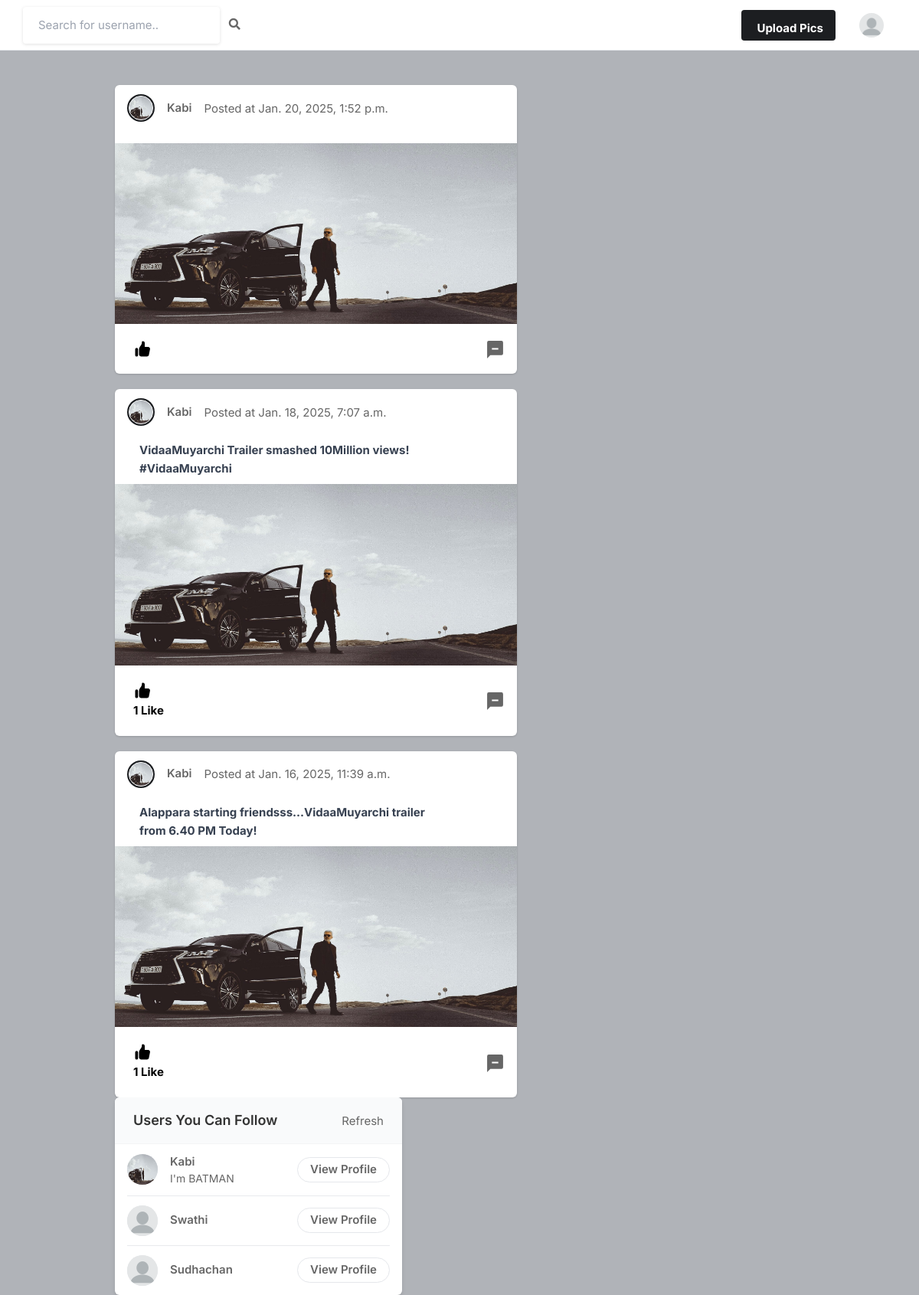
/ (signed in), run on the app's committed database.
### core/models.py (models this page shows, shortened)
class Profile(models.Model):
    user = models.OneToOneField(User, on_delete=models.CASCADE)
    userid = models.IntegerField()
    bio = models.CharField(blank=True, max_length=100)
    pfp_image = models.ImageField(upload_to="profile_images", default="blank-profile-picture.png")
    location = models.CharField(max_length=100, blank=True)

class Post(models.Model):
    post_id = models.AutoField(primary_key=True)
    user = models.ForeignKey(User, on_delete=models.CASCADE)
    image = models.ImageField(upload_to="post_images")
    caption = models.CharField(max_length=500, blank=True, null=True)
    created_at = models.DateTimeField(auto_now_add=True)
    no_of_likes = models.IntegerField(default=0)
    class Meta:
        ordering = ["-created_at"]

### core/views.py (the view)
# urls.py: path('', views.home, name="home"),
@login_required
def home(request):
    liked_posts = LikePost.objects.filter(username=request.user.username).values_list('post_id', flat=True)
    posts = Post.objects.exclude(post_id__in=liked_posts)
    user_following = Follow.objects.filter(follower=request.user.username).values_list('author', flat=True)
    all_users = User.objects.exclude(username=request.user.username)
    suggestion_list = all_users.exclude(username__in=user_following)
    context = {
        'suggestion_list' : suggestion_list,
        'posts' : posts,
    }
    return render(request, 'home.html', context)

### templates/home.html (shortened to what this page needs)
{% load static %}
<!DOCTYPE html>
<html lang="en">
    <head>
        <link rel="stylesheet" href="{% static 'assets/css/icons.css' %}">
        <link rel="stylesheet" href="{% static 'assets/css/uikit.css' %}">
        <link rel="stylesheet" href="{% static 'assets/css/style.css' %}">
        <link rel="stylesheet" href="{% static 'assets/css/tailwind.css' %}">
        <link href="https://cdnjs.cloudflare.com/ajax/libs/font-awesome/5.15.4/css/all.min.css" rel="stylesheet">
    </head>
    <body>
        <header>
            <div class="header_inner">
                <form action={% url "search" %} method="GET">
                    <div class="left-side">
                            <input type="text" name="username" placeholder="Search for username..">&nbsp; &nbsp;
                            <button type="submit"><i class="fas fa-search"></i></button>
                    </div>
                </form>
                <div class="right-side lg:pr-4">
                    <a href="#"
                        class="bg-pink-500 flex font-bold hidden hover:bg-pink-600 hover:text-white inline-block items-center lg:block max-h-10 mr-4 px-4 py-2 rounded shado text-white">
                             Upload Pics
                    </a>
                    <a href="#">
                        <img src={{user.profile.pfp_image.url}} class="header-avatar" alt="">
                    </a>
                </div>
            </div>
        </header>
        <div class="container m-auto">
                <div class="space-y-5 flex-shrink-0 lg:w-7/12">
                {% for post in posts %}
                    <div class="bg-white shadow rounded-md  -mx-2 lg:mx-0">
                        <div class="flex justify-between items-center px-4 py-3">
                            <div class="flex flex-1 items-center space-x-4">
                                <a href="#">
                                    <div class="bg-gradient-to-tr from-yellow-600 to-pink-600 p-0.5 rounded-full">
                                        <img src={{ post.user.profile.pfp_image.url }} class="bg-gray-200 border border-white rounded-full w-8 h-8">
                                    </div>
                                </a>
                                <span class="block capitalize font-semibold "><a href={% url "profile" post.user.username %}> {{post.user.username}}</a></span>
                                <p>Posted at {{ post.created_at }} </p>
                            </div>
                            <div>
                            <a href="#"> <i class="icon-feather-more-horizontal text-2xl hover:bg-gray-200 rounded-full p-2 transition -mr-1 "></i> </a>
                            </div>
                        </div>
                        <div uk-lightbox>
                            {% if post.image %}
                            <div class="text-gray-700 py-2 px-3  h-full relative lg:ml-5 ml-2 lg:mr-20">
                                <p class="leading-6"><b>{{ post.caption }}</b></p>
                            </div>
                            <img src={{ post.image.url }} alt="">
                            {% else %}
                            <div class="text-gray-700 py-2 px-3  h-full relative lg:ml-5 ml-2 lg:mr-20">
                                <p class="leading-6"><b>{{ post.caption }}</b></p>
                            </div>
                            {% endif %}
                        </div>
                        <div class="py-3 px-4 space-y-3">
                            <div class="flex space-x-4 lg:font-bold">
                                <a href={% url "like-post" post.post_id %} class="flex items-center space-x-2">
                                    <div class="p-2 rounded-full text-black">
                                        {% if post.no_of_likes == 0 %}
                                        {% elif post.no_of_likes == 1 %}
                                            <p>{{post.no_of_likes}} Like</p>
                                        {% else %}
                                            <p>{{post.no_of_likes}} Likes</p>
                                        {% endif %}
                                    </div>
                                </a>
                                <a href="{% url 'post_detail' post.post_id %}" class="flex items-center space-x-2 flex-1 justify-end">
                                    <svg xmlns="http://www.w3.org/2000/svg" aria-hidden="true" role="img" width="25" height="25" preserveAspectRatio="xMidYMid meet" viewBox="0 0 24 24">
                                        <path fill="currentColor" d="M20 2H4a2 2 0 0 0-2 2v20l4-4h14a2 2 0 0 0 2-2V4a2 2 0 0 0-2-2zM8 11h8v2H8v-2zm6-4H8v2h6V7z"/>
                                    </svg>
                                </a>
                            </div>
                        </div>
                    </div>
                {% endfor %}
                </div>
                <div class="lg:w-5/12">
                    <div class="bg-white  shadow-md rounded-md overflow-hidden">
                        <div class="bg-gray-50  border-b border-gray-100 flex items-baseline justify-between py-4 px-6 ">
                            <h2 class="font-semibold text-lg">Users You Can Follow</h2>
                            <a href=""> Refresh</a>
                        </div>
                        <div class="divide-gray-300 divide-gray-50 divide-opacity-50 divide-y px-4 ">
                        {% for suggested_user in suggestion_list %}
                            <div class="flex items-center justify-between py-3">
                                <div class="flex flex-1 items-center space-x-4">
                                    <a href={% url "profile" suggested_user.username %}>
                                        <img src={{ suggested_user.profile.pfp_image.url }} class="bg-gray-200 rounded-full w-10 h-10">
                                    <div class="flex flex-col">
                                        <span class="block capitalize font-semibold"> {{ suggested_user.username }} </span>
                                        <span class="block capitalize text-sm"> {{suggested_user.profile.bio|truncatewords:4}} </span>
                                    </div>
                                </div>
                                <a href={% url "profile" suggested_user.username %} class="border border-gray-200 font-semibold px-4 py-1 rounded-full hover:bg-pink-600 hover:text-white hover:border-pink-600 "> View Profile </a>
                            </div>
                        {% endfor %}
                        </div>
                    </div>
                </div>
            </div>
    </body>
</html>

### static/assets/css/style.css (style rules this page uses)
body { background-color: #B0B3B8!important; }
button { vertical-align: middle; }
input { height: 48px; line-height: 48px; padding: 0 20px; outline: none; font-size: 15px; color: #808080; max-width: 100%; width: 100%; -webkit-box-sizing: border-box; box-sizing: border-box; display: block; font-weight: 400; opacity: 1; border-radius: 4px; border: none; -webkit-box-shadow: 0 1px 4px 0px rgba(0, 0, 0, 0.12); box-shadow: 0 1px 4px 0px rgba(0, 0, 0, 0.12); }
input[type="text"], input[type="password"], input[type="email"], input[type="number"] { height: 48px; line-height: 48px; padding: 0 20px; outline: none; font-size: 15px; color: #808080; max-width: 100%; width: 100%; -webkit-box-sizing: border-box; box-sizing: border-box; display: block; font-weight: 400; opacity: 1; border-radius: 4px; border: none; -webkit-box-shadow: 0 1px 4px 0px rgba(0, 0, 0, 0.12); box-shadow: 0 1px 4px 0px rgba(0, 0, 0, 0.12); }
input { -webkit-transition: all 0.1s ease-in-out; transition: all 0.1s ease-in-out; }
::placeholder { color: #808080; opacity: 1; }
button { border: none; margin: 0; padding: 0; width: auto; overflow: visible; background: transparent; color: inherit; font: inherit; line-height: normal; cursor: pointer; }
a { color: #be185d; -webkit-transition: 0.3s; transition: 0.3s; outline: none !important; }
button { outline: none !important; }
img { max-width: 100%; }
body { color: #666; font-size: 15px; line-height: 27px; background-color: #f0f2f5; font-family: "Inter", sans-serif; text-transform: none; }
body p { font-size: 15px; line-height: 27px; }
h1, h2, h3, h4, h5, h6 { font-family: "Inter", sans-serif; text-transform: none; }
input[type="text"], input[type="password"], input[type="email"] { font-family: "Inter", sans-serif; text-transform: none; }
button, body .pac-container { font-family: "Inter", sans-serif; text-transform: none; }
h1, h2, h3, h4, h5, h6 { color: #333; font-weight: 500; margin: 0; padding: 0; }
h2 { font-size: 26px; }
b, strong { font-weight: 700 !important; }
@media (min-width: 1024px) { .container { max-width: 900px !important; padding-top: 45px; } }
header { background-color: #fff; left: 0; right: 0; top: 0; z-index: 99; height: 66px; display: -webkit-box; display: -ms-flexbox; display: flex; -webkit-box-align: center; -ms-flex-align: center; align-items: center; border-bottom: 1px solid #e5e7eb; }
header .header_inner { display: -webkit-box; display: -ms-flexbox; display: flex; -webkit-box-align: center; -ms-flex-align: center; align-items: center; max-width: 1090px; margin: auto; width: 100%; max-width: 100% !important; padding: 0 30px; }
header .header_inner .left-side { display: -webkit-box; display: -ms-flexbox; display: flex; -webkit-box-align: center; -ms-flex-align: center; align-items: center; }
header .header_inner .right-side { display: -webkit-box; display: -ms-flexbox; display: flex; -webkit-box-align: center; -ms-flex-align: center; align-items: center; -webkit-box-pack: end; -ms-flex-pack: end; justify-content: flex-end; margin-left: auto; }
header .header_inner .right-side .header-avatar { width: 32px; height: 32px; border-radius: 100%; margin-left: 15px; }

### data on the page
Post: user.profile.pfp_image (picture), user.username "Kabi", created_at "Jan. 20, 2025, 1:52 p.m.", image (picture)
Post: user.profile.pfp_image (picture), user.username "Kabi", created_at "Jan. 18, 2025, 7:07 a.m.", caption "VidaaMuyarchi Trailer smashed 10Million views! #VidaaMuyarchi", image (picture), no_of_likes "1"
Post: user.profile.pfp_image (picture), user.username "Kabi", created_at "Jan. 16, 2025, 11:39 a.m.", caption "Alappara starting friendsss...VidaaMuyarchi trailer from 6.40 PM Today!", image (picture), no_of_likes "1"

### other printed values
{{ suggested_user.username }} "Kabi"
{{ suggested_user.profile.bio|truncatewords:4 }} "I'm BATMAN"
{{ suggested_user.username }} "Swathi"
{{ suggested_user.username }} "Sudhachan"
